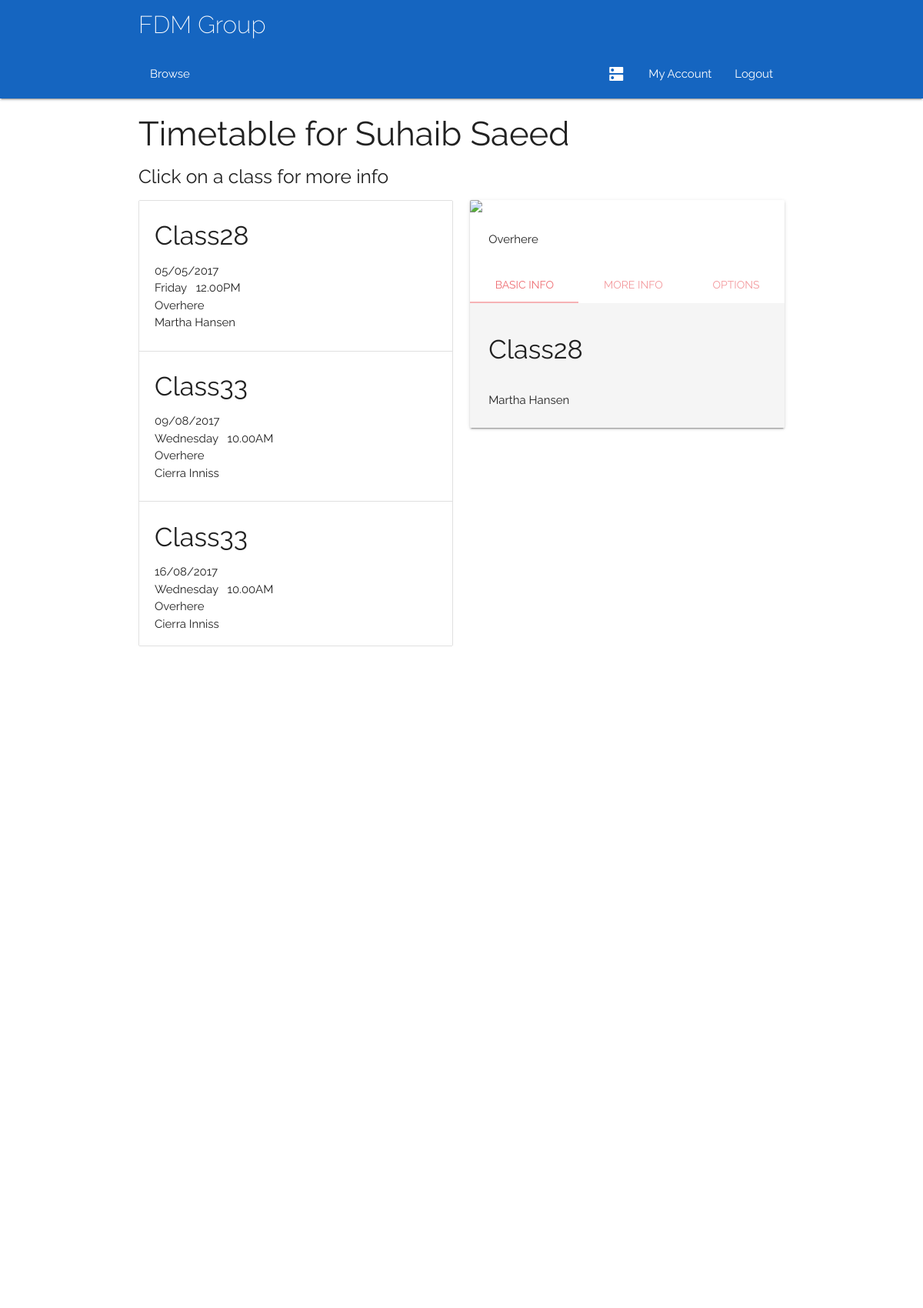
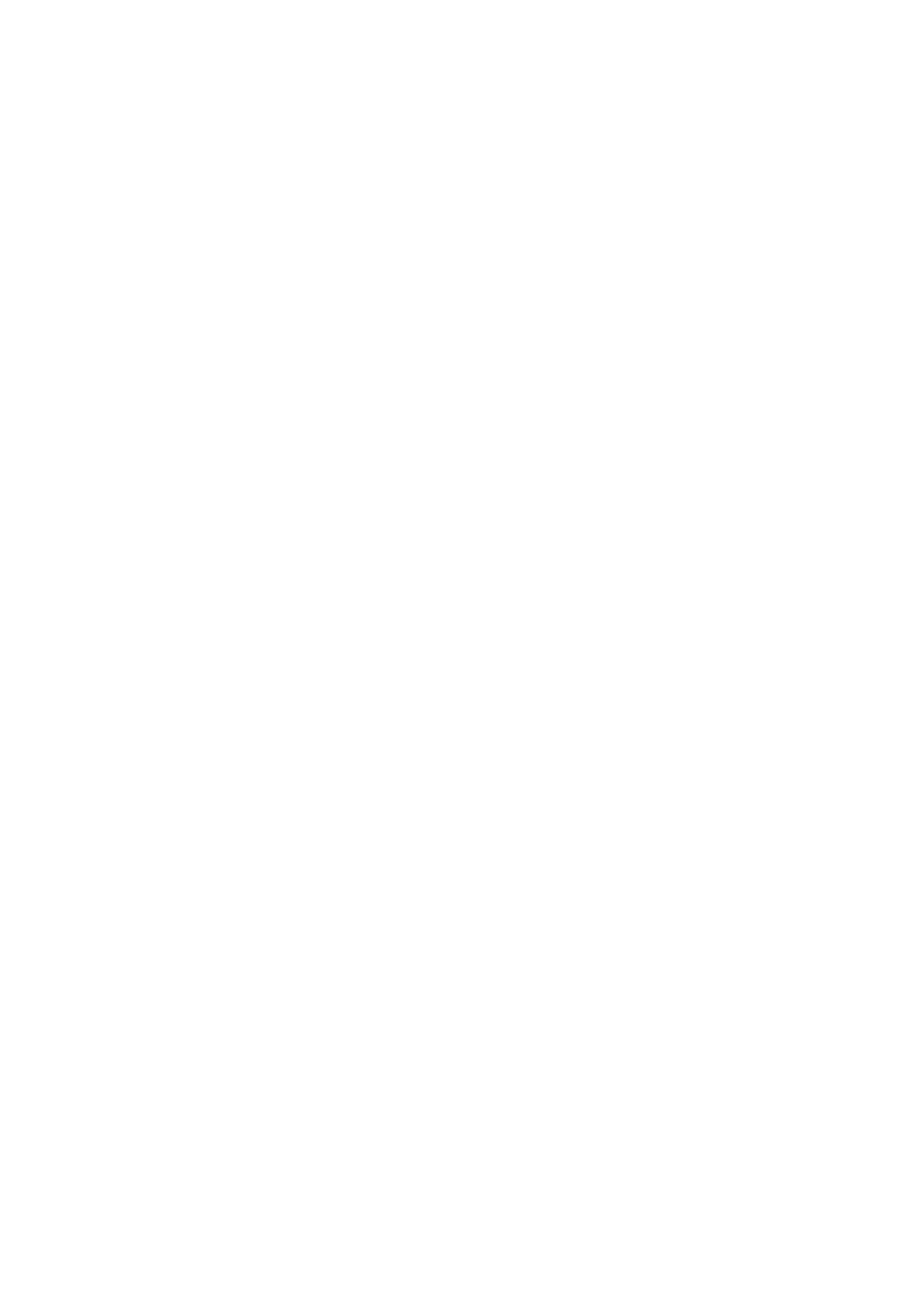
Screenshot of /timetable (signed in, upper part) with the database file from the repository (2 pictures, top to bottom).
### app/models.py (models this page shows, shortened)
class User(db.Model):
	__tablename__ = 'User'
	userID = db.Column(db.Integer, primary_key = True)
	name = db.Column(db.String(100))
	username = db.Column(db.String(100))
	email = db.Column(db.String(100))
	password = db.Column(db.String(100))
	type = db.Column(db.String(100))
	__mapper_args__ = {
		'polymorphic_identity': 'base',
		'polymorphic_on': type
	}

class Class(db.Model):
	__tablename__ = 'Class'
	classID = db.Column(db.Integer, primary_key = True)
	coursePoint = db.Column(db.Integer, db.ForeignKey('Course.courseID'))
	course = db.relationship("Course", foreign_keys = [coursePoint])
	courseID = db.Column(db.Integer)
	title = db.Column(db.String(100))
	description = db.Column(db.String(100))
	capacity = db.Column(db.Integer)
	startDate = db.Column(db.DateTime)
	duration = db.Column(db.Integer)
	endDate = db.Column(db.DateTime)
	reqFac = db.Column(db.String(100), default = 'None')
	preTrain = relationship("Class")
	parent_id = Column(db.Integer, ForeignKey('Class.classID'))
	locationPoint = db.Column(db.Integer, db.ForeignKey('Room.roomID'))
	location = db.relationship("Room", foreign_keys = [locationPoint])
	trainerPoint = db.Column(db.Integer, db.ForeignKey('Trainer.trainerID'))
	trainer = db.relationship("Trainer", foreign_keys = [trainerPoint])
	attendanceList = db.relationship('Delegate', secondary = association_table)
	waitList = db.relationship('Delegate', secondary = waiting_table)

class Room(db.Model):
	__tablename__ = 'Room'
	roomID = db.Column(db.Integer, primary_key = True)
	capacity = db.Column(db.Integer)
	roomType = db.Column(db.String(100))
	roomCode = db.Column(db.String(100))
	building = db.Column(db.String(100))
	location = db.Column(db.String(100))
	facilities = db.Column(db.String(100))
	picURL = db.Column(db.String(100))
	accessRating = db.Column(db.String(100))

### app/views.py (the view)
@app.route('/timetable')
@login_required
def timetable():
    if current_user.type != 'Delegate':
        abort(403)
    classList = delTimeTable(current_user)
    return render_template('timetable.html', title='Timetable', classList=classList)

### app/views.py (called while the page is built)
@login_manager.user_loader
def load_user(id):
    return models.User.query.get(id)

### queries.py (called while the page is built)
def schedule(delegate):
    today = datetime.now()
    classList = delegate.classList
    results = []
    for i in classList:
        if(i.endDate > today):
            results.append(i)
    return results

def delTimeTable(delegate):
    classList = schedule(delegate)
    lessons = []
    for i in classList:
        for j in range(0, i.duration):
            a = i.startDate + timedelta(weeks=j)
            b = a.strftime("%d/%m/%Y")
            c = a.strftime("%I.%M%p")
            d = a.strftime("%A")
            lessons.append([c, b, i.title, i.trainer.name, i.location.location,
                            a, d, i.description, i.location.picURL, i.classID])
    lessons = sorted(lessons, key=lambda x: x[5])
    today = datetime.now()
    newLessons = deepcopy(lessons)
    for i in lessons:
        if(i[5] < today):
            newLessons.remove(i)
    return newLessons

### app/templates/timetable.html (shortened to what this page needs)
{% extends "base.html" %} {% block content %}
<div class="container">
    <div>
        {% if current_user.is_authenticated %}
        <h3>Timetable for {{ current_user.name }}</h3>
        <h5 id="info">Click on a class for more info</h5>
        {% endif %}
        <div class="row">
            <div class="col s12 m6 l6" >
                <ul id = "timetable" class="collection">
                    {% for item in classList %}
                    <li class="collection-item " style = "cursor: pointer" onclick="changeCards(['{{item[2]}}','{{item[3]}}','{{item[7]}}','{{item[4]}}','{{item[8]}}',{{item[9]}}])">
                        <span class="title"><h4>{{item[2]}}</h4></span>
                        <p><span>{{item[1]}}<br>{{item[6]}}&nbsp&nbsp&nbsp{{item[0]}}<br>{{item[4]}}</span><br>
                            {{item[3]}}
                        </p>
                    </li>
                    {% endfor %}
                  </ul>
            </div>
            <div class="col s12 m6 l6">
                <div class="card">
                    <div class="card-image">
                        <img id="cardImage" src="{{url_for('static', filename = 'images/rs.jpg')}}">
                    </div>
                    <div id = "buildingBox" class="card-content">
                    </div>
                    <div class="card-tabs">
                        <ul class="tabs tabs-fixed-width">
                            <li class="tab"><a class="active" href="#test4">Basic Info</a></li>
                            <li class="tab"><a href="#test5">More Info</a></li>
                            <li class="tab"><a href="#test6">Options</a></li>
                        </ul>
                    </div>
                    <div id ="greyBox" class="card-content grey lighten-4">
                        <div id="test4">
                            <h4 id = "titleBox"></h4>
                            <br>
                            <p id = "tutorBox"></div>
                    </div>
                </div>
            </div>
        </div>
    </div>
</div>
{% endblock %}

### app/static/css/style.css (style rules this page uses)
html { font-family: 'Raleway', sans-serif; }
#timetable { max-height: 580px; overflow-y: scroll; }
.Site { display: flex; min-height: 100vh; flex-direction: column; }

### rows the page displays
User: name "Suhaib Saeed"
Class: title "Class28"
Room: location "Overhere"
User: name "Martha Hansen"
Class: title "Class33" "Class33"
Room: location "Overhere" "Overhere"
User: name "Cierra Inniss" "Cierra Inniss"

### other values shown
{{ item[1] }} "05/05/2017" "09/08/2017" "16/08/2017"
{{ item[6] }} "Friday" "Wednesday" "Wednesday"
{{ item[0] }} "12.00PM" "10.00AM" "10.00AM"
